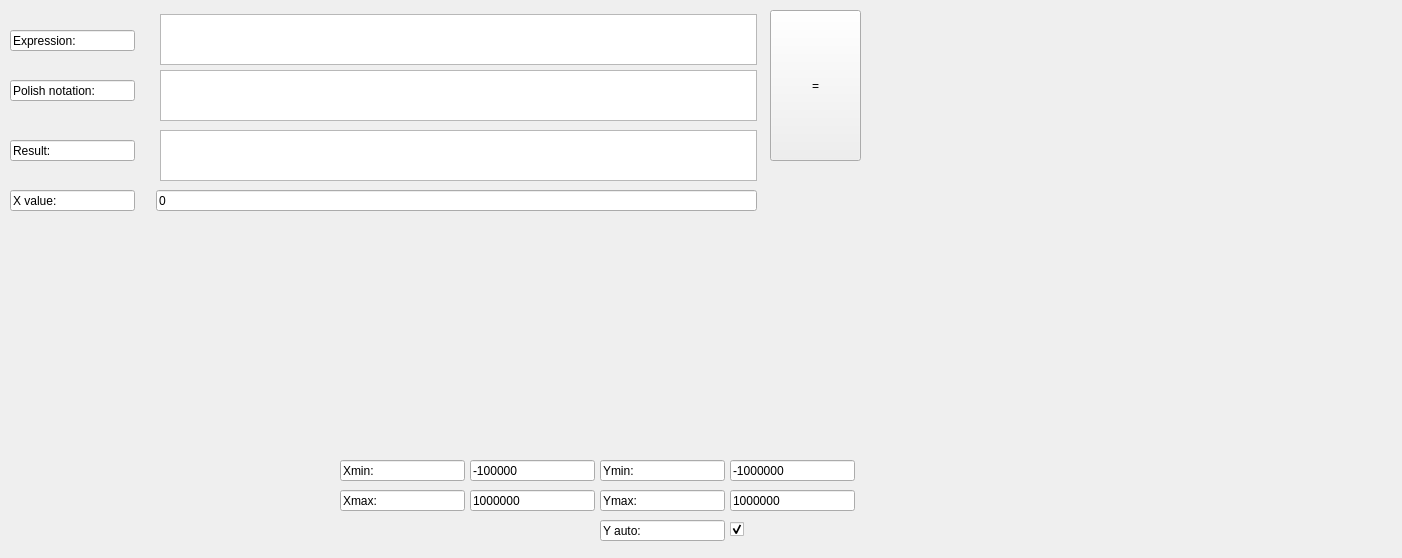
<?xml version="1.0" encoding="UTF-8"?>
<ui version="4.0">
 <class>MainWindow</class>
 <widget class="QMainWindow" name="MainWindow">
  <property name="geometry">
   <rect>
    <x>0</x>
    <y>0</y>
    <width>1402</width>
    <height>558</height>
   </rect>
  </property>
  <property name="sizePolicy">
   <sizepolicy hsizetype="Fixed" vsizetype="Fixed">
    <horstretch>0</horstretch>
    <verstretch>0</verstretch>
   </sizepolicy>
  </property>
  <property name="windowTitle">
   <string>MainWindow</string>
  </property>
  <widget class="QWidget" name="centralwidget">
   <widget class="QPlainTextEdit" name="expressionTextEdit">
    <property name="geometry">
     <rect>
      <x>160</x>
      <y>14</y>
      <width>597</width>
      <height>51</height>
     </rect>
    </property>
   </widget>
   <widget class="QLineEdit" name="xTextEdit">
    <property name="geometry">
     <rect>
      <x>156</x>
      <y>190</y>
      <width>601</width>
      <height>21</height>
     </rect>
    </property>
    <property name="text">
     <string>0</string>
    </property>
   </widget>
   <widget class="QLineEdit" name="lineEdit">
    <property name="geometry">
     <rect>
      <x>10</x>
      <y>30</y>
      <width>125</width>
      <height>21</height>
     </rect>
    </property>
    <property name="text">
     <string>Expression: </string>
    </property>
    <property name="readOnly">
     <bool>true</bool>
    </property>
   </widget>
   <widget class="QPushButton" name="calculateButton">
    <property name="geometry">
     <rect>
      <x>770</x>
      <y>10</y>
      <width>91</width>
      <height>151</height>
     </rect>
    </property>
    <property name="text">
     <string>=</string>
    </property>
   </widget>
   <widget class="QLineEdit" name="lineEdit_3">
    <property name="geometry">
     <rect>
      <x>10</x>
      <y>190</y>
      <width>125</width>
      <height>21</height>
     </rect>
    </property>
    <property name="text">
     <string>X value: </string>
    </property>
   </widget>
   <widget class="QLineEdit" name="lineEdit_2">
    <property name="geometry">
     <rect>
      <x>10</x>
      <y>140</y>
      <width>125</width>
      <height>21</height>
     </rect>
    </property>
    <property name="text">
     <string>Result: </string>
    </property>
    <property name="readOnly">
     <bool>true</bool>
    </property>
   </widget>
   <widget class="QPlainTextEdit" name="resultTextEdit">
    <property name="geometry">
     <rect>
      <x>160</x>
      <y>130</y>
      <width>597</width>
      <height>51</height>
     </rect>
    </property>
    <property name="readOnly">
     <bool>true</bool>
    </property>
   </widget>
   <widget class="QCustomPlot" name="Plot" native="true">
    <property name="geometry">
     <rect>
      <x>869</x>
      <y>14</y>
      <width>511</width>
      <height>531</height>
     </rect>
    </property>
    <property name="minimumSize">
     <size>
      <width>0</width>
      <height>0</height>
     </size>
    </property>
   </widget>
   <widget class="QLineEdit" name="lineEdit_13">
    <property name="geometry">
     <rect>
      <x>340</x>
      <y>460</y>
      <width>125</width>
      <height>21</height>
     </rect>
    </property>
    <property name="text">
     <string>Xmin:</string>
    </property>
    <property name="readOnly">
     <bool>true</bool>
    </property>
   </widget>
   <widget class="QLineEdit" name="lineEdit_14">
    <property name="geometry">
     <rect>
      <x>340</x>
      <y>490</y>
      <width>125</width>
      <height>21</height>
     </rect>
    </property>
    <property name="text">
     <string>Xmax:</string>
    </property>
    <property name="readOnly">
     <bool>true</bool>
    </property>
   </widget>
   <widget class="QLineEdit" name="lineEdit_15">
    <property name="geometry">
     <rect>
      <x>600</x>
      <y>460</y>
      <width>125</width>
      <height>21</height>
     </rect>
    </property>
    <property name="text">
     <string>Ymin:</string>
    </property>
    <property name="readOnly">
     <bool>true</bool>
    </property>
   </widget>
   <widget class="QLineEdit" name="lineEdit_16">
    <property name="geometry">
     <rect>
      <x>600</x>
      <y>490</y>
      <width>125</width>
      <height>21</height>
     </rect>
    </property>
    <property name="text">
     <string>Ymax:</string>
    </property>
    <property name="readOnly">
     <bool>true</bool>
    </property>
   </widget>
   <widget class="QLineEdit" name="Xmin">
    <property name="geometry">
     <rect>
      <x>470</x>
      <y>460</y>
      <width>125</width>
      <height>21</height>
     </rect>
    </property>
    <property name="text">
     <string>-100000</string>
    </property>
   </widget>
   <widget class="QLineEdit" name="Xmax">
    <property name="geometry">
     <rect>
      <x>470</x>
      <y>490</y>
      <width>125</width>
      <height>21</height>
     </rect>
    </property>
    <property name="text">
     <string>1000000</string>
    </property>
   </widget>
   <widget class="QLineEdit" name="Ymin">
    <property name="geometry">
     <rect>
      <x>730</x>
      <y>460</y>
      <width>125</width>
      <height>21</height>
     </rect>
    </property>
    <property name="text">
     <string>-1000000</string>
    </property>
   </widget>
   <widget class="QLineEdit" name="Ymax">
    <property name="geometry">
     <rect>
      <x>730</x>
      <y>490</y>
      <width>125</width>
      <height>21</height>
     </rect>
    </property>
    <property name="text">
     <string>1000000</string>
    </property>
   </widget>
   <widget class="QLineEdit" name="lineEdit_17">
    <property name="geometry">
     <rect>
      <x>600</x>
      <y>520</y>
      <width>125</width>
      <height>21</height>
     </rect>
    </property>
    <property name="text">
     <string>Y auto:</string>
    </property>
    <property name="readOnly">
     <bool>true</bool>
    </property>
   </widget>
   <widget class="QCheckBox" name="Yauto">
    <property name="geometry">
     <rect>
      <x>730</x>
      <y>520</y>
      <width>19</width>
      <height>18</height>
     </rect>
    </property>
    <property name="text">
     <string/>
    </property>
    <property name="checked">
     <bool>true</bool>
    </property>
   </widget>
   <widget class="QPlainTextEdit" name="polishNotationTextEdit">
    <property name="geometry">
     <rect>
      <x>160</x>
      <y>70</y>
      <width>597</width>
      <height>51</height>
     </rect>
    </property>
   </widget>
   <widget class="QLineEdit" name="lineEdit_18">
    <property name="geometry">
     <rect>
      <x>10</x>
      <y>80</y>
      <width>125</width>
      <height>21</height>
     </rect>
    </property>
    <property name="text">
     <string>Polish notation:</string>
    </property>
    <property name="readOnly">
     <bool>true</bool>
    </property>
   </widget>
  </widget>
  <action name="actioncalculateButtonPressed">
   <property name="text">
    <string>calculateButtonPressed</string>
   </property>
  </action>
 </widget>
 <customwidgets>
  <customwidget>
   <class>QCustomPlot</class>
   <extends>QWidget</extends>
   <header>qcustomplot.h</header>
   <container>1</container>
  </customwidget>
 </customwidgets>
 <resources/>
 <connections/>
</ui>
